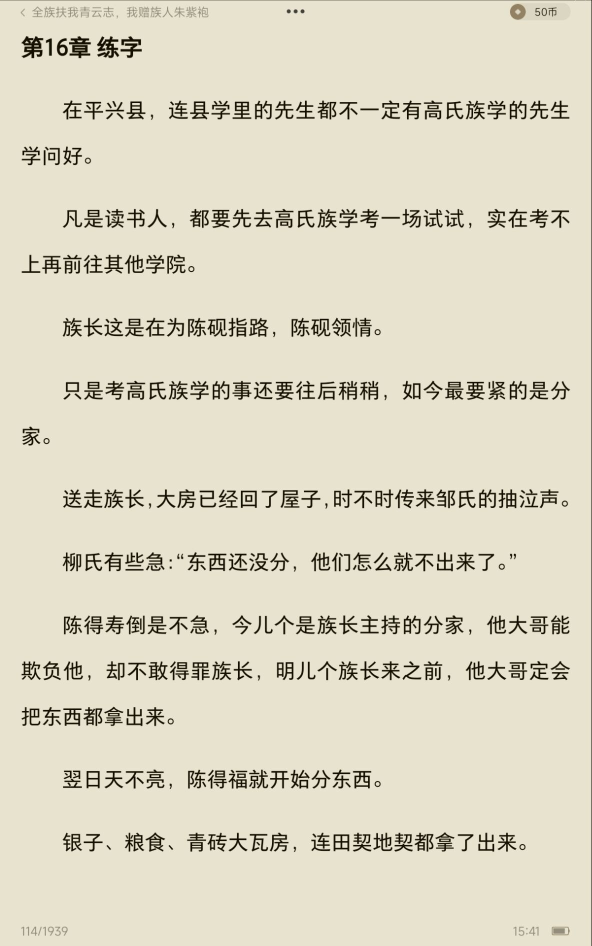
#> input picture ocr-text/in-img-example/114-1.jpg, 1183 x 1892 px (shown at 1/2 size)
$ python resize_img.py --input ocr-text/in-img-example/114-1.jpg --output out.png
#> lines starting #> are read from the running program, lines starting #| are printed output that depends on the picture
from PIL import Image
import os
import argparse

def resize_image(input_path, output_path, width=1920, height=2080, overwrite=False):
    """
    调整图片大小到指定尺寸

    参数:
        input_path: 输入图片路径
        output_path: 输出图片路径
        width: 目标宽度，默认为1920
        height: 目标高度，默认为2080
        overwrite: 是否覆盖已存在的文件，默认为False
    """
#> called with input_path = 'ocr-text/in-img-example/114-1.jpg', output_path = 'out.png', width = 1920, height = 1080, overwrite = True
    # 检查输出路径是否已存在
    if not overwrite and os.path.exists(output_path):
        print(f"文件 {output_path} 已存在，跳过处理")
        return

    try:
        # 打开图片
        with Image.open(input_path) as img:
            # 调整图片大小
#> img is the input picture: PIL image 1183x1892 RGB; mean R, G, B 221.1, 216.1, 196.4
            resized_img = img.resize((width, height), Image.Resampling.LANCZOS)
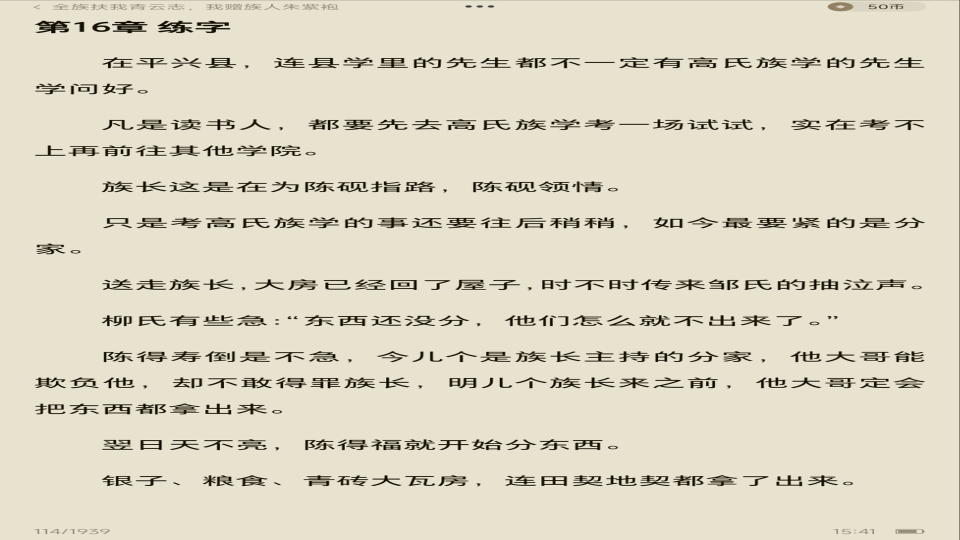
#> resized_img: PIL image 1920x1080 RGB (shown at 1/2 size); mean R, G, B 221.1, 216.1, 196.5

            # 保存调整后的图片
            output_dir = os.path.dirname(output_path)
            if not os.path.exists(output_dir):
                os.makedirs(output_dir)

            resized_img.save(output_path)
            print(f"成功调整图片: {input_path} -> {output_path}")

    except Exception as e:
        print(f"处理图片 {input_path} 时出错: {e}")

def batch_resize_images(input_dir, output_dir, width=1920, height=2080, overwrite=False):
    """
    批量调整目录中所有图片的大小

    参数:
        input_dir: 输入目录
        output_dir: 输出目录
        width: 目标宽度，默认为1920
        height: 目标高度，默认为2080
        overwrite: 是否覆盖已存在的文件，默认为False
    """
    # 确保输入目录存在
    if not os.path.exists(input_dir):
        print(f"输入目录 {input_dir} 不存在")
        return

    # 支持的图片格式
    image_extensions = ['.jpg', '.jpeg', '.png', '.gif', '.bmp']

    # 遍历输入目录中的所有文件
    for filename in os.listdir(input_dir):
        file_ext = os.path.splitext(filename)[1].lower()
        if file_ext in image_extensions:
            input_path = os.path.join(input_dir, filename)
            output_path = os.path.join(output_dir, filename)

            # 调整单张图片
            resize_image(input_path, output_path, width, height, overwrite)

def main():
    """主函数，处理命令行参数"""
    parser = argparse.ArgumentParser(description='图片尺寸调整工具')
    parser.add_argument('--input', required=True, help='输入图片路径或目录')
    parser.add_argument('--output', required=True, help='输出图片路径或目录')
    parser.add_argument('--width', type=int, default=1920, help='目标宽度，默认为1920')
    parser.add_argument('--height', type=int, default=1080, help='目标高度，默认为2080')
    parser.add_argument('--batch', action='store_true', help='是否批量处理目录中的所有图片')
    parser.add_argument('--overwrite', action='store_false', help='是否覆盖已存在的文件')

    args = parser.parse_args()

    if args.batch:
        # 批量处理目录中的所有图片
        batch_resize_images(args.input, args.output, args.width, args.height, args.overwrite)
    else:
        # 处理单张图片
        resize_image(args.input, args.output, args.width, args.height, args.overwrite)


if __name__ == "__main__":
    main()
